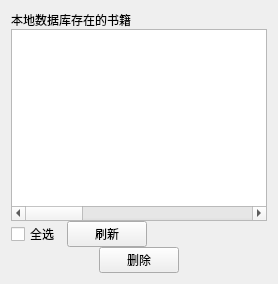
     <widget class="QWidget" name="stacked_manage">
      <property name="font">
       <font>
        <family>Microsoft YaHei</family>
       </font>
      </property>
      <layout class="QVBoxLayout" name="vlayout_manage">
       <property name="spacing">
        <number>0</number>
       </property>
       <property name="leftMargin">
        <number>11</number>
       </property>
       <item>
        <widget class="QLabel" name="label_manage_tip">
         <property name="font">
          <font>
           <family>Microsoft YaHei</family>
          </font>
         </property>
         <property name="text">
          <string>本地数据库存在的书籍</string>
         </property>
        </widget>
       </item>
       <item>
        <widget class="QTableWidget" name="tableWidget_manage">
         <property name="minimumSize">
          <size>
           <width>0</width>
           <height>0</height>
          </size>
         </property>
         <property name="maximumSize">
          <size>
           <width>16777215</width>
           <height>16777215</height>
          </size>
         </property>
         <property name="font">
          <font>
           <family>Microsoft YaHei</family>
          </font>
         </property>
         <property name="mouseTracking">
          <bool>false</bool>
         </property>
         <property name="tabletTracking">
          <bool>false</bool>
         </property>
         <property name="acceptDrops">
          <bool>false</bool>
         </property>
         <property name="frameShape">
          <enum>QFrame::StyledPanel</enum>
         </property>
         <property name="frameShadow">
          <enum>QFrame::Raised</enum>
         </property>
         <property name="sizeAdjustPolicy">
          <enum>QAbstractScrollArea::AdjustIgnored</enum>
         </property>
         <property name="autoScroll">
          <bool>true</bool>
         </property>
         <property name="autoScrollMargin">
          <number>16</number>
         </property>
         <property name="editTriggers">
          <set>QAbstractItemView::NoEditTriggers</set>
         </property>
         <property name="tabKeyNavigation">
          <bool>true</bool>
         </property>
         <property name="showDropIndicator" stdset="0">
          <bool>true</bool>
         </property>
         <property name="dragEnabled">
          <bool>false</bool>
         </property>
         <property name="dragDropOverwriteMode">
          <bool>true</bool>
         </property>
         <property name="dragDropMode">
          <enum>QAbstractItemView::NoDragDrop</enum>
         </property>
         <property name="defaultDropAction">
          <enum>Qt::IgnoreAction</enum>
         </property>
         <property name="alternatingRowColors">
          <bool>false</bool>
         </property>
         <property name="selectionMode">
          <enum>QAbstractItemView::ExtendedSelection</enum>
         </property>
         <property name="selectionBehavior">
          <enum>QAbstractItemView::SelectItems</enum>
         </property>
         <property name="textElideMode">
          <enum>Qt::ElideRight</enum>
         </property>
         <property name="verticalScrollMode">
          <enum>QAbstractItemView::ScrollPerItem</enum>
         </property>
         <property name="horizontalScrollMode">
          <enum>QAbstractItemView::ScrollPerItem</enum>
         </property>
         <property name="showGrid">
          <bool>false</bool>
         </property>
         <property name="gridStyle">
          <enum>Qt::SolidLine</enum>
         </property>
         <property name="sortingEnabled">
          <bool>false</bool>
         </property>
         <property name="wordWrap">
          <bool>false</bool>
         </property>
         <property name="cornerButtonEnabled">
          <bool>true</bool>
         </property>
         <property name="rowCount">
          <number>0</number>
         </property>
         <property name="columnCount">
          <number>8</number>
         </property>
         <attribute name="horizontalHeaderVisible">
          <bool>false</bool>
         </attribute>
         <attribute name="horizontalHeaderCascadingSectionResizes">
          <bool>false</bool>
         </attribute>
         <attribute name="horizontalHeaderMinimumSectionSize">
          <number>30</number>
         </attribute>
         <attribute name="horizontalHeaderDefaultSectionSize">
          <number>120</number>
         </attribute>
         <attribute name="horizontalHeaderShowSortIndicator" stdset="0">
          <bool>false</bool>
         </attribute>
         <attribute name="horizontalHeaderStretchLastSection">
          <bool>true</bool>
         </attribute>
         <attribute name="verticalHeaderVisible">
          <bool>false</bool>
         </attribute>
         <attribute name="verticalHeaderCascadingSectionResizes">
          <bool>false</bool>
         </attribute>
         <attribute name="verticalHeaderMinimumSectionSize">
          <number>30</number>
         </attribute>
         <attribute name="verticalHeaderDefaultSectionSize">
          <number>30</number>
         </attribute>
         <attribute name="verticalHeaderHighlightSections">
          <bool>true</bool>
         </attribute>
         <attribute name="verticalHeaderShowSortIndicator" stdset="0">
          <bool>false</bool>
         </attribute>
         <attribute name="verticalHeaderStretchLastSection">
          <bool>false</bool>
         </attribute>
         <column>
          <property name="text">
           <string>选择</string>
          </property>
          <property name="font">
           <font>
            <family>Microsoft YaHei</family>
           </font>
          </property>
         </column>
         <column>
          <property name="text">
           <string>书名</string>
          </property>
          <property name="font">
           <font>
            <family>Microsoft YaHei</family>
            <pointsize>10</pointsize>
            <weight>75</weight>
            <bold>true</bold>
           </font>
          </property>
         </column>
         <column>
          <property name="text">
           <string>作者</string>
          </property>
          <property name="font">
           <font>
            <family>Microsoft YaHei UI</family>
            <pointsize>10</pointsize>
            <weight>75</weight>
            <bold>true</bold>
           </font>
          </property>
         </column>
         <column>
          <property name="text">
           <string>最新章节</string>
          </property>
          <property name="font">
           <font>
            <family>Microsoft YaHei</family>
            <pointsize>10</pointsize>
            <weight>75</weight>
            <bold>true</bold>
           </font>
          </property>
         </column>
         <column>
          <property name="text">
           <string>主页</string>
          </property>
          <property name="font">
           <font>
            <family>Microsoft YaHei</family>
            <pointsize>11</pointsize>
            <weight>75</weight>
            <bold>true</bold>
           </font>
          </property>
         </column>
         <column>
          <property name="text">
           <string>章节总数</string>
          </property>
          <property name="font">
           <font>
            <family>Microsoft YaHei</family>
            <pointsize>10</pointsize>
            <weight>75</weight>
            <bold>true</bold>
           </font>
          </property>
         </column>
         <column>
          <property name="text">
           <string>来源</string>
          </property>
          <property name="font">
           <font>
            <family>Microsoft YaHei</family>
            <pointsize>10</pointsize>
            <weight>75</weight>
            <bold>true</bold>
           </font>
          </property>
         </column>
         <column>
          <property name="text">
           <string>占用空间</string>
          </property>
          <property name="font">
           <font>
            <family>Microsoft YaHei</family>
            <pointsize>10</pointsize>
            <weight>75</weight>
            <bold>true</bold>
           </font>
          </property>
         </column>
        </widget>
       </item>
       <item>
        <widget class="QFrame" name="frame_manage_controls">
         <property name="font">
          <font>
           <family>Microsoft YaHei</family>
          </font>
         </property>
         <property name="frameShape">
          <enum>QFrame::NoFrame</enum>
         </property>
         <property name="frameShadow">
          <enum>QFrame::Raised</enum>
         </property>
         <layout class="QHBoxLayout" name="hlayout_manage">
          <property name="spacing">
           <number>7</number>
          </property>
          <property name="leftMargin">
           <number>0</number>
          </property>
          <property name="topMargin">
           <number>0</number>
          </property>
          <property name="rightMargin">
           <number>0</number>
          </property>
          <property name="bottomMargin">
           <number>0</number>
          </property>
          <item>
           <widget class="QCheckBox" name="checkBox_manage_all_choose">
            <property name="font">
             <font>
              <family>Microsoft YaHei</family>
             </font>
            </property>
            <property name="text">
             <string>全选</string>
            </property>
           </widget>
          </item>
          <item>
           <widget class="QPushButton" name="btn_manage_refresh">
            <property name="font">
             <font>
              <family>Microsoft YaHei</family>
             </font>
            </property>
            <property name="styleSheet">
             <string notr="true"/>
            </property>
            <property name="text">
             <string>刷新</string>
            </property>
            <property name="icon">
             <iconset resource="../Resource/novel.qrc">
              <normaloff>:/icon/icon/refresh128.png</normaloff>:/icon/icon/refresh128.png</iconset>
            </property>
           </widget>
          </item>
          <item>
           <spacer name="hSpacer_manage_controls_right">
            <property name="orientation">
             <enum>Qt::Horizontal</enum>
            </property>
            <property name="sizeHint" stdset="0">
             <size>
              <width>40</width>
              <height>20</height>
             </size>
            </property>
           </spacer>
          </item>
         </layout>
        </widget>
       </item>
       <item alignment="Qt::AlignHCenter">
        <widget class="QPushButton" name="btn_manage_del">
         <property name="font">
          <font>
           <family>Microsoft YaHei</family>
           <underline>false</underline>
           <strikeout>false</strikeout>
          </font>
         </property>
         <property name="text">
          <string>删除</string>
         </property>
        </widget>
       </item>
      </layout>
     </widget>
